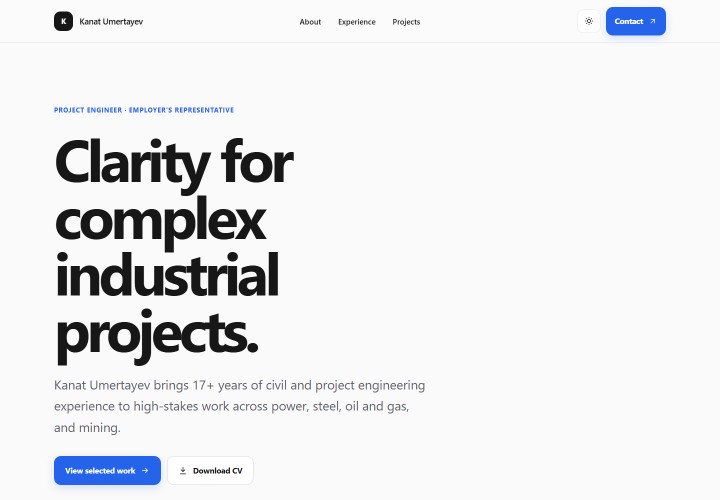
#> input picture previews/home.png, 1440 x 1000 px (shown at 1/2 size)
$ python create-preview-boards.py
#> lines starting #> are read from the running program, lines starting #| are printed output that depends on the picture
from pathlib import Path
from PIL import Image, ImageDraw, ImageFont, ImageOps

ROOT = Path(__file__).resolve().parents[1]
PREVIEWS = ROOT / "previews"


def font(size: int, bold: bool = False):
    family = "seguisb.ttf" if bold else "segoeui.ttf"
    path = Path("C:/Windows/Fonts") / family
    return ImageFont.truetype(str(path), size) if path.exists() else ImageFont.load_default()


def contain(image: Image.Image, size: tuple[int, int], color=(241, 243, 236)) -> Image.Image:
    image = image.convert("RGB")
    image.thumbnail(size, Image.Resampling.LANCZOS)
    frame = Image.new("RGB", size, color)
    frame.paste(image, ((size[0] - image.width) // 2, (size[1] - image.height) // 2))
    return frame


pages = [
    ("HOME", "home.png"),
    ("ABOUT", "about.png"),
    ("EXPERIENCE", "experience.png"),
    ("PROJECTS", "projects.png"),
    ("PROJECT CASE STUDY", "case-study.png"),
    ("CONTACT", "contact.png"),
    ("CURRICULUM VITAE", "cv.png"),
]

canvas_width = 1460
margin = 60
gap = 32
card_width = 654
image_height = 454
label_height = 42
header_height = 128
row_height = label_height + image_height + 42
rows = 4
canvas_height = header_height + rows * row_height + margin
canvas = Image.new("RGB", (canvas_width, canvas_height), "#071415")
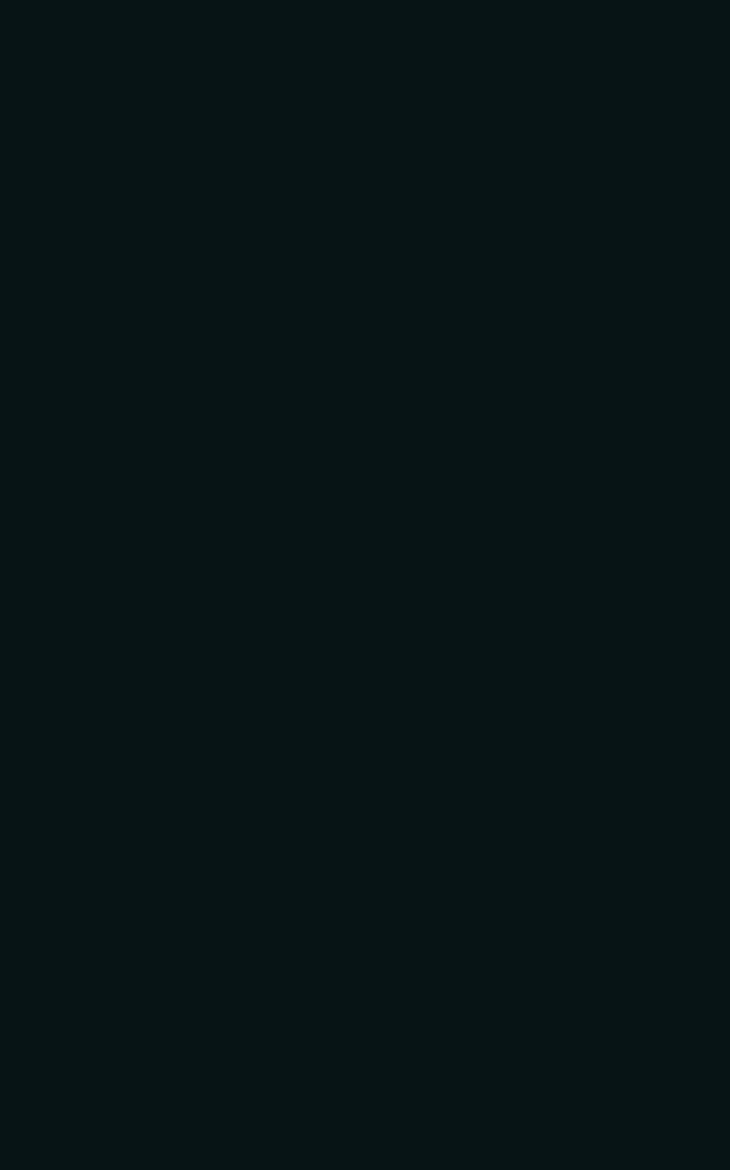
#> canvas: PIL image 1460x2340 RGB (shown at 1/2 size); mean R, G, B 7, 20, 21
draw = ImageDraw.Draw(canvas)
draw.text((margin, 38), "KANAT UMERTAYEV · PORTFOLIO PAGE PREVIEWS", fill="#edf3e9", font=font(26, True))
draw.text((margin, 78), "Seven production-rendered routes · 1440 × 1000 viewport", fill="#91a29e", font=font(15))

for index, (label, filename) in enumerate(pages):
    column = index % 2
    row = index // 2
    x = margin + column * (card_width + gap)
    y = header_height + row * row_height
    draw.text((x, y), label, fill="#c9f45b", font=font(14, True))
    source = Image.open(PREVIEWS / filename)
#> source is the input picture: PIL image 1440x1000 RGB; mean R, G, B 234.5, 235.3, 237.3
    thumb = contain(source, (card_width, image_height))
#> in contain, `image.thumbnail(size, Image.Resampling.LANCZOS)`:
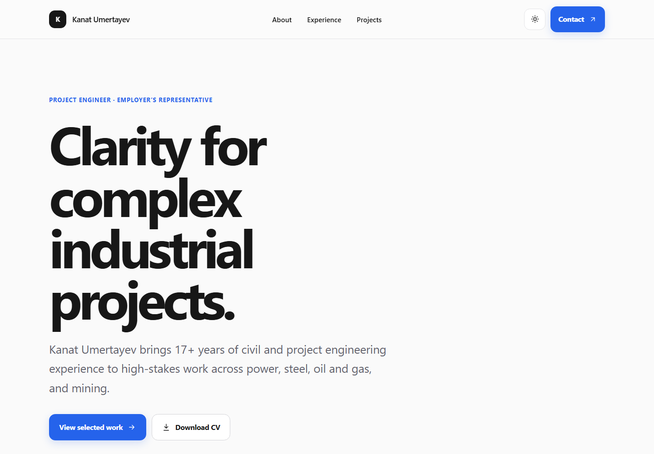
#> image: PIL image 654x454 RGB; mean R, G, B 234.3, 235.2, 237.1
#> in contain, `frame = Image.new("RGB", size, color)`:
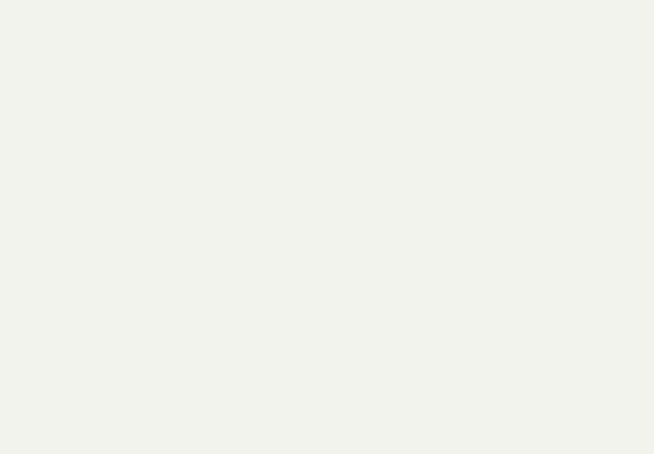
#> frame: PIL image 654x454 RGB; mean R, G, B 241, 243, 236
    thumb = ImageOps.expand(thumb, border=1, fill="#334748")
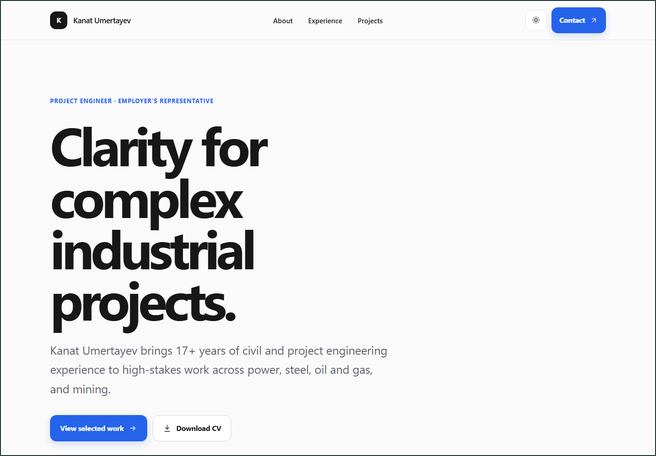
#> thumb: PIL image 656x456 RGB; mean R, G, B 233, 234, 235.9
    canvas.paste(thumb, (x, y + label_height))
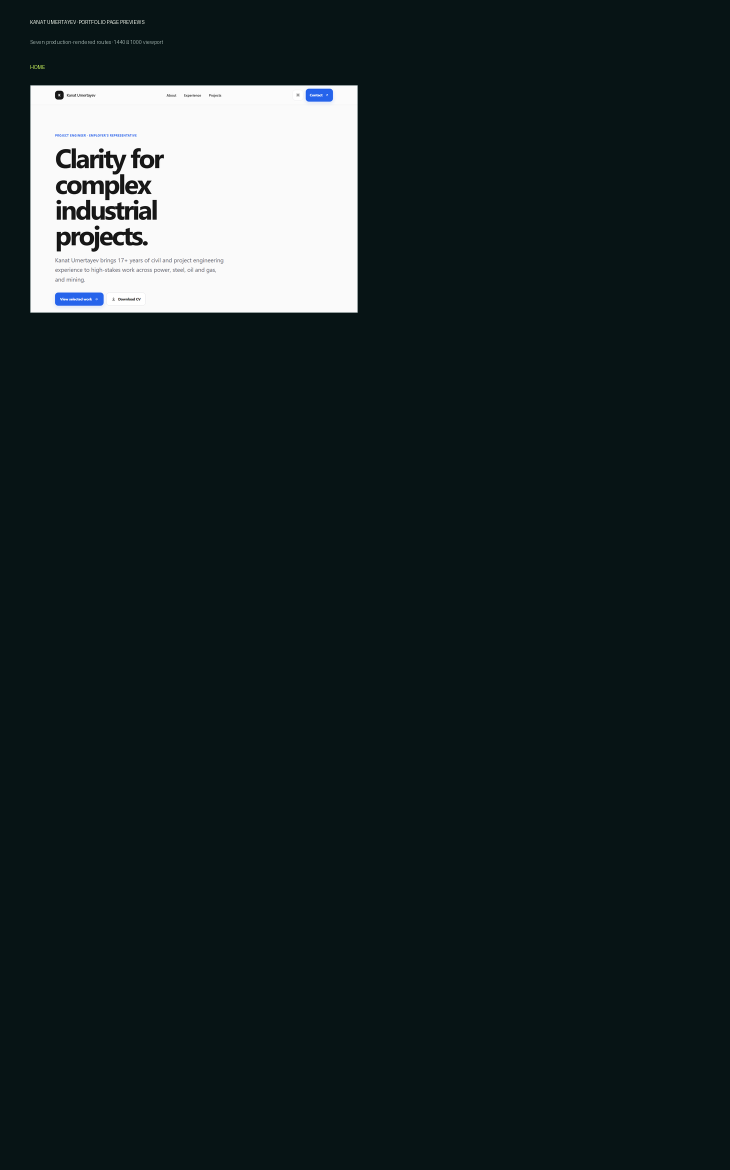
#> canvas: PIL image 1460x2340 RGB (shown at 1/2 size); mean R, G, B 26.9, 38.8, 39.9
#> pass 2 of the loop `for index, (label, filename) in enumerate(pages):`:
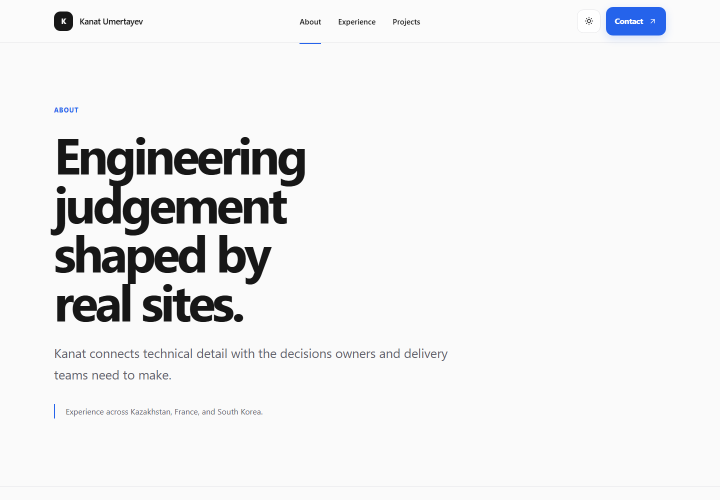
#> input picture previews/about.png, 1440 x 1000 px (shown at 1/2 size)
#> source is the input picture: PIL image 1440x1000 RGB; mean R, G, B 237.9, 238.2, 238.9
#> `thumb = ImageOps.expand(thumb, border=1, fill="#334748")`:
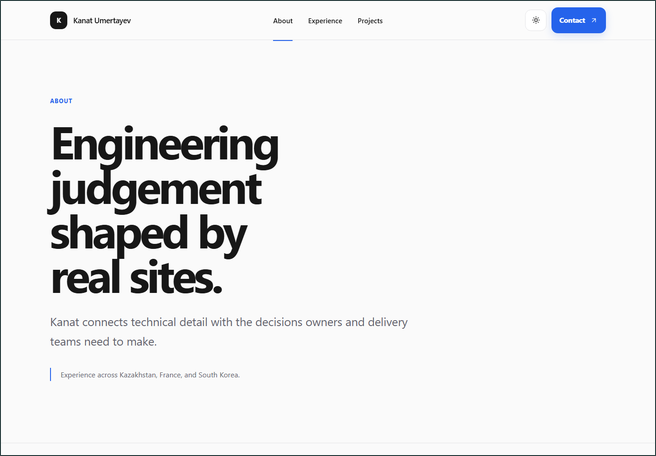
#> thumb: PIL image 656x456 RGB; mean R, G, B 236.4, 236.9, 237.6
#> `canvas.paste(thumb, (x, y + label_height))`:
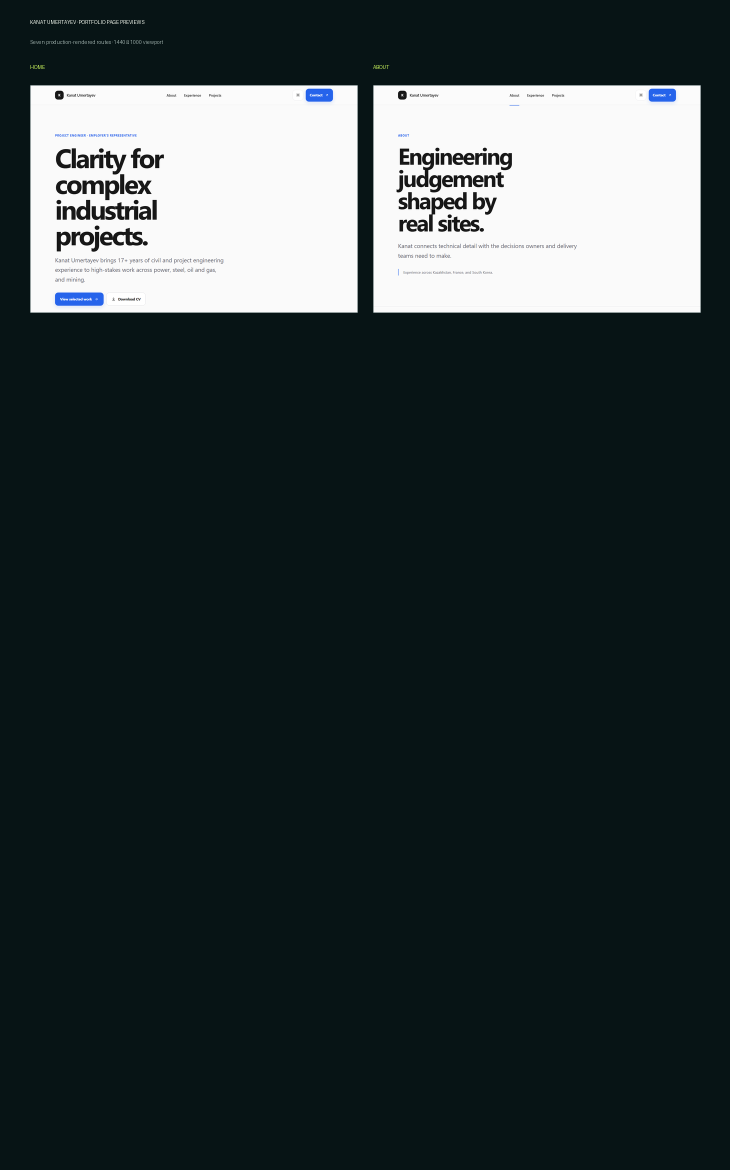
#> canvas: PIL image 1460x2340 RGB (shown at 1/2 size); mean R, G, B 46.9, 57.8, 58.8
#> pass 3 of the loop `for index, (label, filename) in enumerate(pages):`:
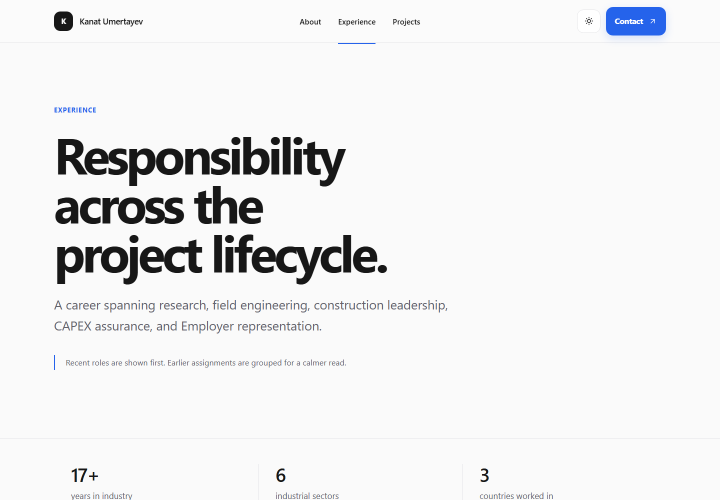
#> input picture previews/experience.png, 1440 x 1000 px (shown at 1/2 size)
#> source is the input picture: PIL image 1440x1000 RGB; mean R, G, B 238.1, 238.4, 239.1
#> `thumb = ImageOps.expand(thumb, border=1, fill="#334748")`:
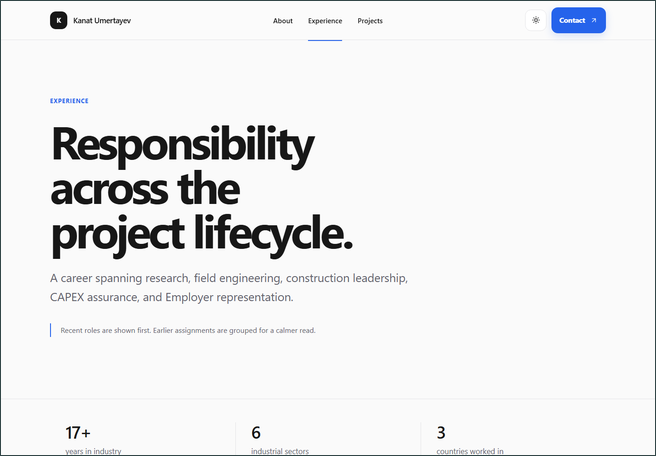
#> thumb: PIL image 656x456 RGB; mean R, G, B 236.6, 237.1, 237.8
#> `canvas.paste(thumb, (x, y + label_height))`:
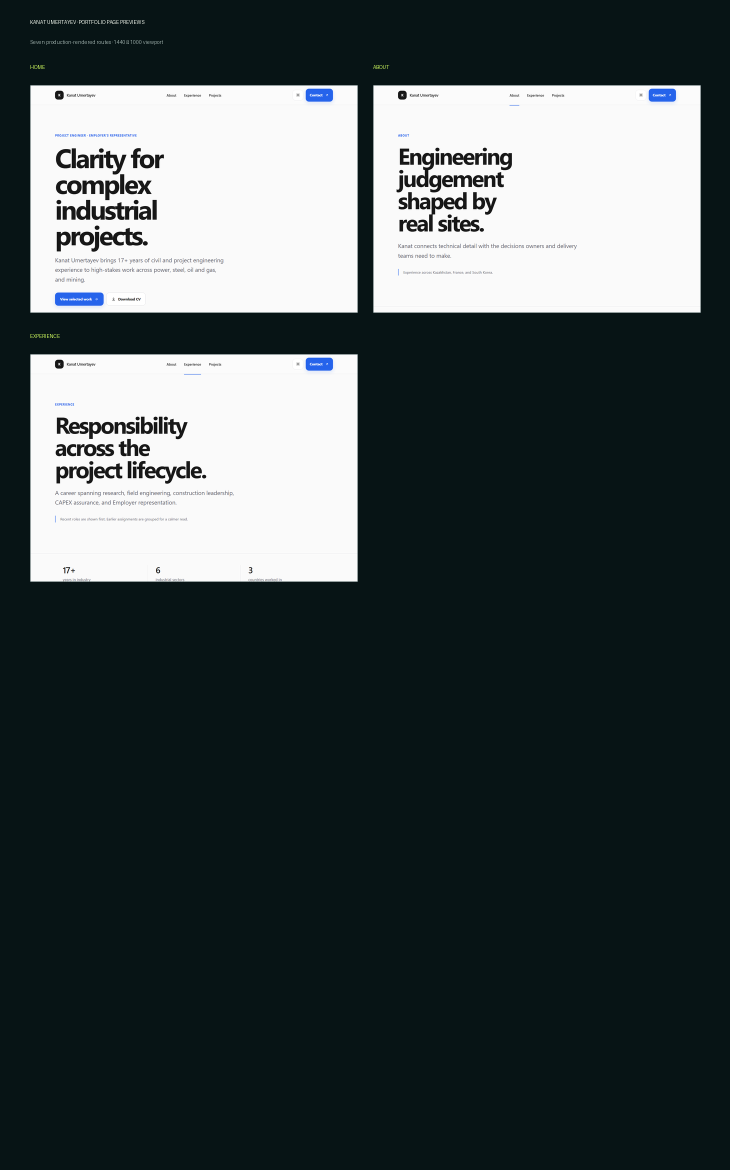
#> canvas: PIL image 1460x2340 RGB (shown at 1/2 size); mean R, G, B 67.1, 76.8, 77.8
#> (the run stopped early here; a loop or call above may not have finished)
